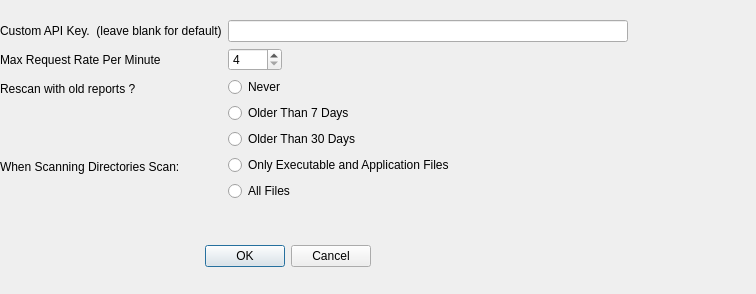
<?xml version="1.0" encoding="UTF-8"?>
<ui version="4.0">
 <class>SettingsDialog</class>
 <widget class="QDialog" name="SettingsDialog">
  <property name="geometry">
   <rect>
    <x>0</x>
    <y>0</y>
    <width>756</width>
    <height>294</height>
   </rect>
  </property>
  <property name="windowTitle">
   <string>VirusTotal Settings</string>
  </property>
  <widget class="QDialogButtonBox" name="buttonBox">
   <property name="geometry">
    <rect>
     <x>30</x>
     <y>240</y>
     <width>341</width>
     <height>32</height>
    </rect>
   </property>
   <property name="orientation">
    <enum>Qt::Horizontal</enum>
   </property>
   <property name="standardButtons">
    <set>QDialogButtonBox::Cancel|QDialogButtonBox::Ok</set>
   </property>
  </widget>
  <widget class="QWidget" name="formLayoutWidget">
   <property name="geometry">
    <rect>
     <x>0</x>
     <y>20</y>
     <width>721</width>
     <height>211</height>
    </rect>
   </property>
   <layout class="QFormLayout" name="formLayout">
    <property name="fieldGrowthPolicy">
     <enum>QFormLayout::FieldsStayAtSizeHint</enum>
    </property>
    <item row="0" column="0">
     <widget class="QLabel" name="label_2">
      <property name="text">
       <string>Custom API Key.  (leave blank for default)</string>
      </property>
     </widget>
    </item>
    <item row="1" column="0">
     <widget class="QLabel" name="label_3">
      <property name="text">
       <string>Max Request Rate Per Minute</string>
      </property>
     </widget>
    </item>
    <item row="4" column="0">
     <widget class="QLabel" name="label_4">
      <property name="text">
       <string>Rescan with old reports ?</string>
      </property>
     </widget>
    </item>
    <item row="4" column="1">
     <layout class="QVBoxLayout" name="verticalLayout">
      <item>
       <widget class="QRadioButton" name="rescan_0_radioButton">
        <property name="text">
         <string>Never</string>
        </property>
       </widget>
      </item>
      <item>
       <widget class="QRadioButton" name="rescan_7_radioButton">
        <property name="text">
         <string>Older Than 7 Days</string>
        </property>
       </widget>
      </item>
      <item>
       <widget class="QRadioButton" name="rescan_30_radioButton">
        <property name="text">
         <string>Older Than 30 Days</string>
        </property>
       </widget>
      </item>
     </layout>
    </item>
    <item row="5" column="0">
     <widget class="QLabel" name="label_5">
      <property name="text">
       <string>When Scanning Directories Scan:</string>
      </property>
     </widget>
    </item>
    <item row="5" column="1">
     <layout class="QVBoxLayout" name="verticalLayout_2">
      <item>
       <widget class="QRadioButton" name="dir_only_exe_radioButton">
        <property name="text">
         <string>Only Executable and Application Files</string>
        </property>
       </widget>
      </item>
      <item>
       <widget class="QRadioButton" name="dir_all_files_radioButton">
        <property name="text">
         <string>All Files</string>
        </property>
       </widget>
      </item>
     </layout>
    </item>
    <item row="1" column="1">
     <widget class="QSpinBox" name="max_req_rate_spinBox">
      <property name="suffix">
       <string/>
      </property>
      <property name="minimum">
       <number>4</number>
      </property>
      <property name="maximum">
       <number>3000</number>
      </property>
     </widget>
    </item>
    <item row="0" column="1">
     <widget class="QLineEdit" name="apikey_lineEdit">
      <property name="minimumSize">
       <size>
        <width>400</width>
        <height>0</height>
       </size>
      </property>
      <property name="maxLength">
       <number>256</number>
      </property>
     </widget>
    </item>
   </layout>
  </widget>
 </widget>
 <resources/>
 <connections>
  <connection>
   <sender>buttonBox</sender>
   <signal>accepted()</signal>
   <receiver>SettingsDialog</receiver>
   <slot>accept()</slot>
   <hints>
    <hint type="sourcelabel">
     <x>248</x>
     <y>254</y>
    </hint>
    <hint type="destinationlabel">
     <x>157</x>
     <y>274</y>
    </hint>
   </hints>
  </connection>
  <connection>
   <sender>buttonBox</sender>
   <signal>rejected()</signal>
   <receiver>SettingsDialog</receiver>
   <slot>reject()</slot>
   <hints>
    <hint type="sourcelabel">
     <x>316</x>
     <y>260</y>
    </hint>
    <hint type="destinationlabel">
     <x>286</x>
     <y>274</y>
    </hint>
   </hints>
  </connection>
 </connections>
</ui>
